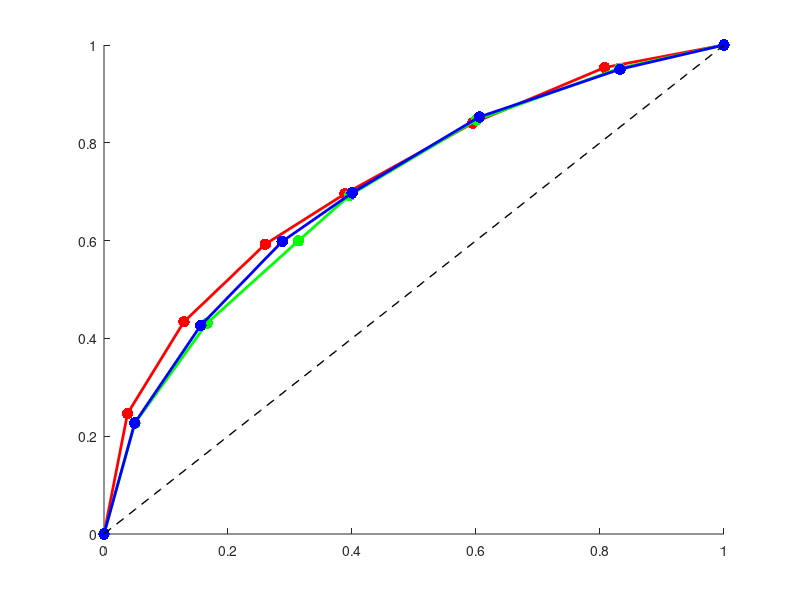

Write MATLAB code to recreate this figure. (Note: this script raises an error after producing the figure.)
clc;
clear;
close all;
%%
load ('./psych_data.mat')

badsub=[2 4]; % more than 15% of rejected trials(sub 2 & sub 4)

AllData = psych_data;
AllData(:,:,badsub) = [];
TCohs = [3.2, 6.4, 12.8, 25.6 51.2]/100;
NewData = [];
for i=1:size(AllData,3)
    NewData = [NewData; [squeeze(AllData(:,:,i)), i*ones(size(AllData,1),1)]];
    
end
NewData(isnan(NewData(:,1)),:) = [];
NewData(:,3) = NewData(:,3)-1/6;
NewData(:,4) = NewData(:,4)/1000;
% NewData(abs(NewData(:,1))<0.07,:) = [];


ConfLevels = [0 ;unique(NewData(:,3))];
% For Direction Positive is 1 negative is 0
NumForce = unique(NewData(:,end-1));
% figure, hold on;
for si=1:size(AllData,3) % Subs
    SubData = NewData(NewData(:,end)== si,:);
    for j=1:length(NumForce)
        TmpNewData = SubData(SubData(:,end-1)==NumForce(j),:);
        TmpConf = TmpNewData(:,3);
        TmpDir = sign(TmpNewData(:,1));
        TmpDir(TmpDir==-1) = 0;
        ACC = TmpNewData(:,2) == TmpDir;
        cBins = find(ACC==1);
        eBins = find(ACC==0);
        totalCorrect = length(cBins);
        totalIncorrect = length(eBins);
        ConfCorrect = TmpConf(cBins);
        ConfIncorrect = TmpConf(eBins);
        for ci = 1:length(ConfLevels)
            Hits(si,j,ci)=sum(ConfCorrect  >= ConfLevels(ci))./ totalCorrect;        %hits: high confidence in correct trials
            FAs(si,j,ci)=sum(ConfIncorrect >= ConfLevels(ci))./ totalIncorrect;       %false alarm: high confidence in incorrect trials
%             plot(FAs(si,j,ci), Hits(si,j,ci),'k.', 'MarkerSize',20)

        end
        Hits(si,j,ci+1)=0; %hits: high confidence in correct trials
        FAs(si,j,ci+1)=0;
        Surfs(si,j) = -trapz(squeeze(FAs(si,j,:)), squeeze(Hits(si,j,:)));
%         Diff(si,j,:) = ACC(si,j,:) - Conf(si,j,:);
    end
end

Color = ['r', 'g', 'b'];
figure, hold on
for i=1:length(NumForce)
    P1{i} = plot(squeeze(mean(FAs(:,i,:),1)),...
        squeeze(mean(Hits(:,i,:),1)),[Color(i),'.-'],'MarkerSize',25,'LineWidth',2);
%     MyErrorBar(1:length(TCohs), squeeze(nanmean(Diff(:,i,:),1)),...
%         squeeze(nanstd(Diff(:,i,:),1))/sqrt(si),Color(i));

end
xBin = linspace(0, 1, 100);
plot(xBin, xBin, 'k--', 'LineWidth', 1)
SetPlot_ROC
xlabel('False Alarms');
ylabel('Hits');


figure, hold on
[~,res05,tt,stats05] = ttest(Surfs(:,1)',Surfs(:,3)')
[~,res025,tt,stats025] = ttest(Surfs(:,1)',Surfs(:,2)')
[~,res255,tt,stats255] = ttest(Surfs(:,2)',Surfs(:,3)')


for i=1:length(NumForce)
    I = bar(i, mean(Surfs(:,i)),.4);
    I.FaceColor = 'w';
    I.EdgeColor = Color(i);
    I.LineWidth = 2;
end
for si=1:size(AllData,3)
    P = plot([1,2,3],[Surfs(si,1), Surfs(si,2), Surfs(si,3)],'k-','LineWidth',2);
    P.Color(4)=0.2;
    plot(1,Surfs(si,1),'r.','MarkerSize',20);
    plot(2,Surfs(si,2),'g.','MarkerSize',20);
    plot(3,Surfs(si,3),'b.','MarkerSize',20);
    
end
ylim([.5, 1])
set(gcf,'Color','w');
xlabel('Force')
ylabel('ROC');
plot([1,3],[.91 .91], 'k-', 'LineWidth',2)
text(2,.93, '*','FontSize',20)
% lg = legend([P{1} P{2}],'Social','Isolated');
% lg.FontSize=12;
xtick = [1:3];
xticklabe={'0 N','2.5 N','5 N'};
set(gca,'XTick',xtick,'XTickLabel',xticklabe,'FontSize',12);
legend boxoff;
set(gca,'TickDir','out');
set(gca,'FontSize',20);
set(gca,'linewidth',1.5);
figure(1)
legend([P1{1} P1{2} P1{3}],'Force 0','Force 2.5', 'Force 5')
legend boxoff
%% Test
% anova1(Surfs)
Sizesi = size(AllData,3);
MyX1 = [[Surfs(:,1)],[1*ones(1,Sizesi)'],[[1:Sizesi]']];
MyX2 = [[Surfs(:,2)],[2*ones(1,Sizesi)'],[[1:Sizesi]']];
MyX3 = [[Surfs(:,3)],[3*ones(1,Sizesi)'],[[1:Sizesi]']];


MyX = [MyX1;MyX2;MyX3];

RMAOV1(MyX)
%%


